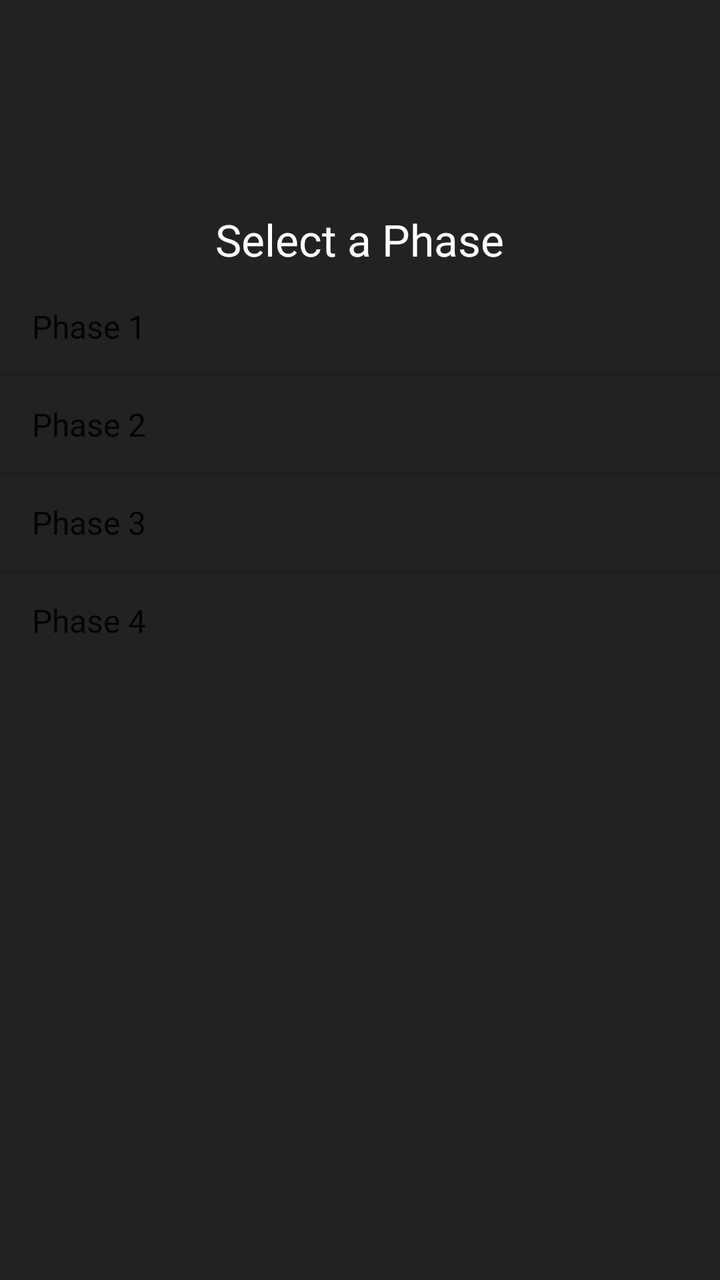
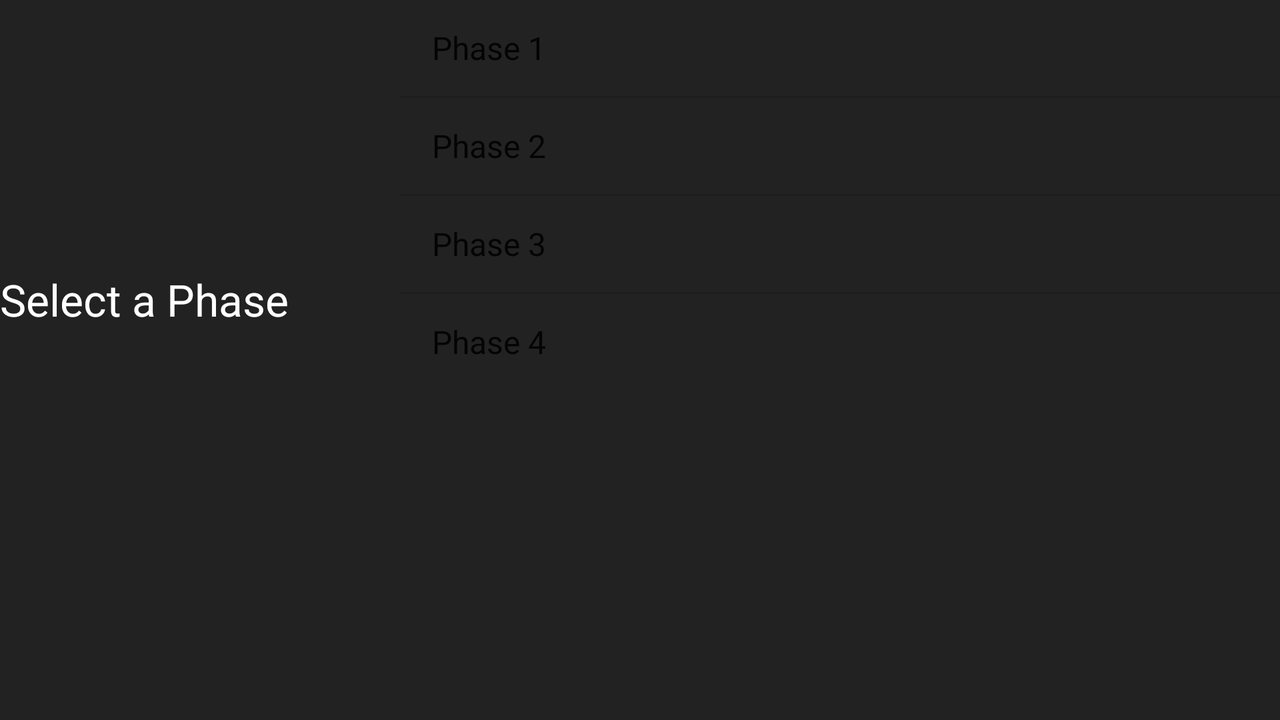

An Android layout and its configuration variant, each rendered on a device that would load it. The default file and the variant file are quoted in full after the pictures.
<!-- AndroidManifest.xml: application theme Theme.MarvelGuide -->
<!-- res/layout/activity_phase_selector.xml -->
<?xml version="1.0" encoding="utf-8"?>
<LinearLayout xmlns:android="http://schemas.android.com/apk/res/android"
    xmlns:app="http://schemas.android.com/apk/res-auto"
    xmlns:tools="http://schemas.android.com/tools"
    android:layout_width="match_parent"
    android:layout_height="match_parent"
    android:orientation="vertical"
    android:background="#222222"
    tools:context=".PhaseSelectorActivity">

    <ImageView
        android:layout_width="200dp"
        android:layout_height="100dp"
        android:layout_gravity="center_horizontal"
        android:contentDescription="@string/marvel_logo"
        android:src="@drawable/marvel_logo" />

    <TextView
        android:layout_width="wrap_content"
        android:layout_height="wrap_content"
        android:layout_gravity="center_horizontal"
        android:layout_marginTop="5dp"
        android:layout_marginBottom="5dp"
        android:text="@string/selectPhase"
        android:textAppearance="?android:attr/textAppearanceLarge"
        android:textColor="#FFFFFF" />

    <ListView
        android:id="@+id/list_options"
        android:layout_width="match_parent"
        android:layout_height="wrap_content"
        android:entries="@array/options" />

</LinearLayout>
<!-- resources referenced by this layout -->
<resources>
  <string-array name="options">
          <item>Phase 1</item>
          <item>Phase 2</item>
          <item>Phase 3</item>
          <item>Phase 4</item>
      </string-array>
  <string name="marvel_logo">Marvel logo</string>
  <string name="selectPhase">Select a Phase</string>
  <style name="Theme.MarvelGuide" parent="Theme.MaterialComponents.DayNight.DarkActionBar">
          
          <item name="colorPrimary">@color/purple_500</item>
          <item name="colorPrimaryVariant">@color/purple_700</item>
          <item name="colorOnPrimary">@color/white</item>
          
          <item name="colorSecondary">@color/teal_200</item>
          <item name="colorSecondaryVariant">@color/teal_700</item>
          <item name="colorOnSecondary">@color/black</item>
          
          <item name="android:statusBarColor" tools:targetApi="l">?attr/colorPrimaryVariant</item>
          
      </style>
</resources>
<!-- res/layout-land/activity_phase_selector.xml (the author's variant of the layout above) -->
<!-- drawn on the phone turned sideways -->
<?xml version="1.0" encoding="utf-8"?>
<LinearLayout xmlns:android="http://schemas.android.com/apk/res/android"
    xmlns:app="http://schemas.android.com/apk/res-auto"
    xmlns:tools="http://schemas.android.com/tools"
    android:layout_width="match_parent"
    android:layout_height="match_parent"
    android:orientation="horizontal"
    android:background="#222222"
    tools:context=".PhaseSelectorActivity">

    <LinearLayout
        android:layout_width="wrap_content"
        android:layout_height="match_parent"
        android:layout_marginTop="30dp"
        android:orientation="vertical">
        <ImageView
            android:layout_width="200dp"
            android:layout_height="100dp"
            android:contentDescription="@string/marvel_logo"
            android:src="@drawable/marvel_logo" />

        <TextView
            android:layout_width="wrap_content"
            android:layout_height="wrap_content"
            android:layout_marginTop="5dp"
            android:layout_marginBottom="5dp"
            android:text="@string/selectPhase"
            android:textAppearance="?android:attr/textAppearanceLarge"
            android:textColor="#FFFFFF" />
    </LinearLayout>


    <ListView
        android:id="@+id/list_options"
        android:layout_width="match_parent"
        android:layout_height="wrap_content"
        android:entries="@array/options" />

</LinearLayout>
